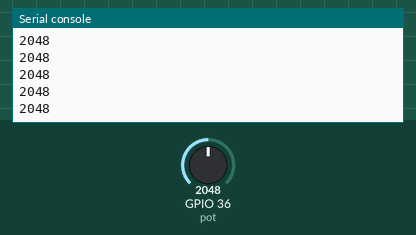
This program was run on a simulated ESP32 board running MicroPython. On the bench: the last lines printed to the serial console. The inputs (shaded band) are chosen by the test bench; at power-on: GPIO 36 (pot) = 2048 (analog values on the 0–4095 scale).

Above: at 1.2 s.
1.3 s: GPIO 36 (pot) set to 2866
At 1.31 s:
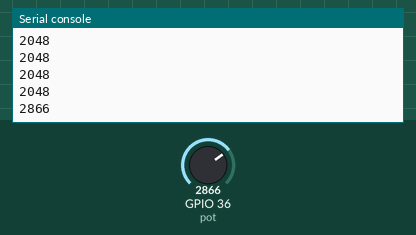
2.8 s: GPIO 36 (pot) set to 3603
At 2.81 s:
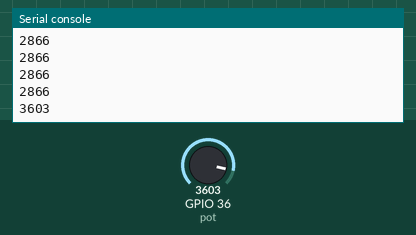
Timing chart, 0 to 5.8 s (numbered marks = the images above; inputs shaded):
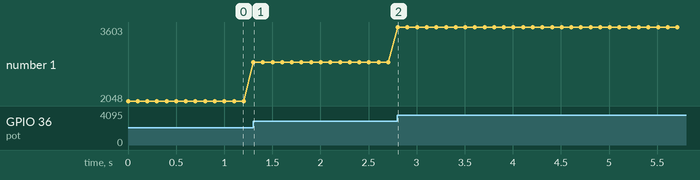

Measured:
- after the input at 1.3 s, the serial console: prints a new line at once (image 1)
- after the input at 2.8 s, the serial console: prints a new line at once (image 2)
- plotted number 1: 2048 → 2866 after the input at 1.3 s, 2866 → 3603 after the input at 2.8 s

The program:

potmeter_test.py
```python
# Complete project details at https://RandomNerdTutorials.com

import machine
from time import sleep

pot = machine.ADC(machine.Pin(36))
pot.atten(machine.ADC.ATTN_11DB)       #Full range: 3.3v

while True:
  pot_value = pot.read()
  print(pot_value)
  sleep(0.1)
```
